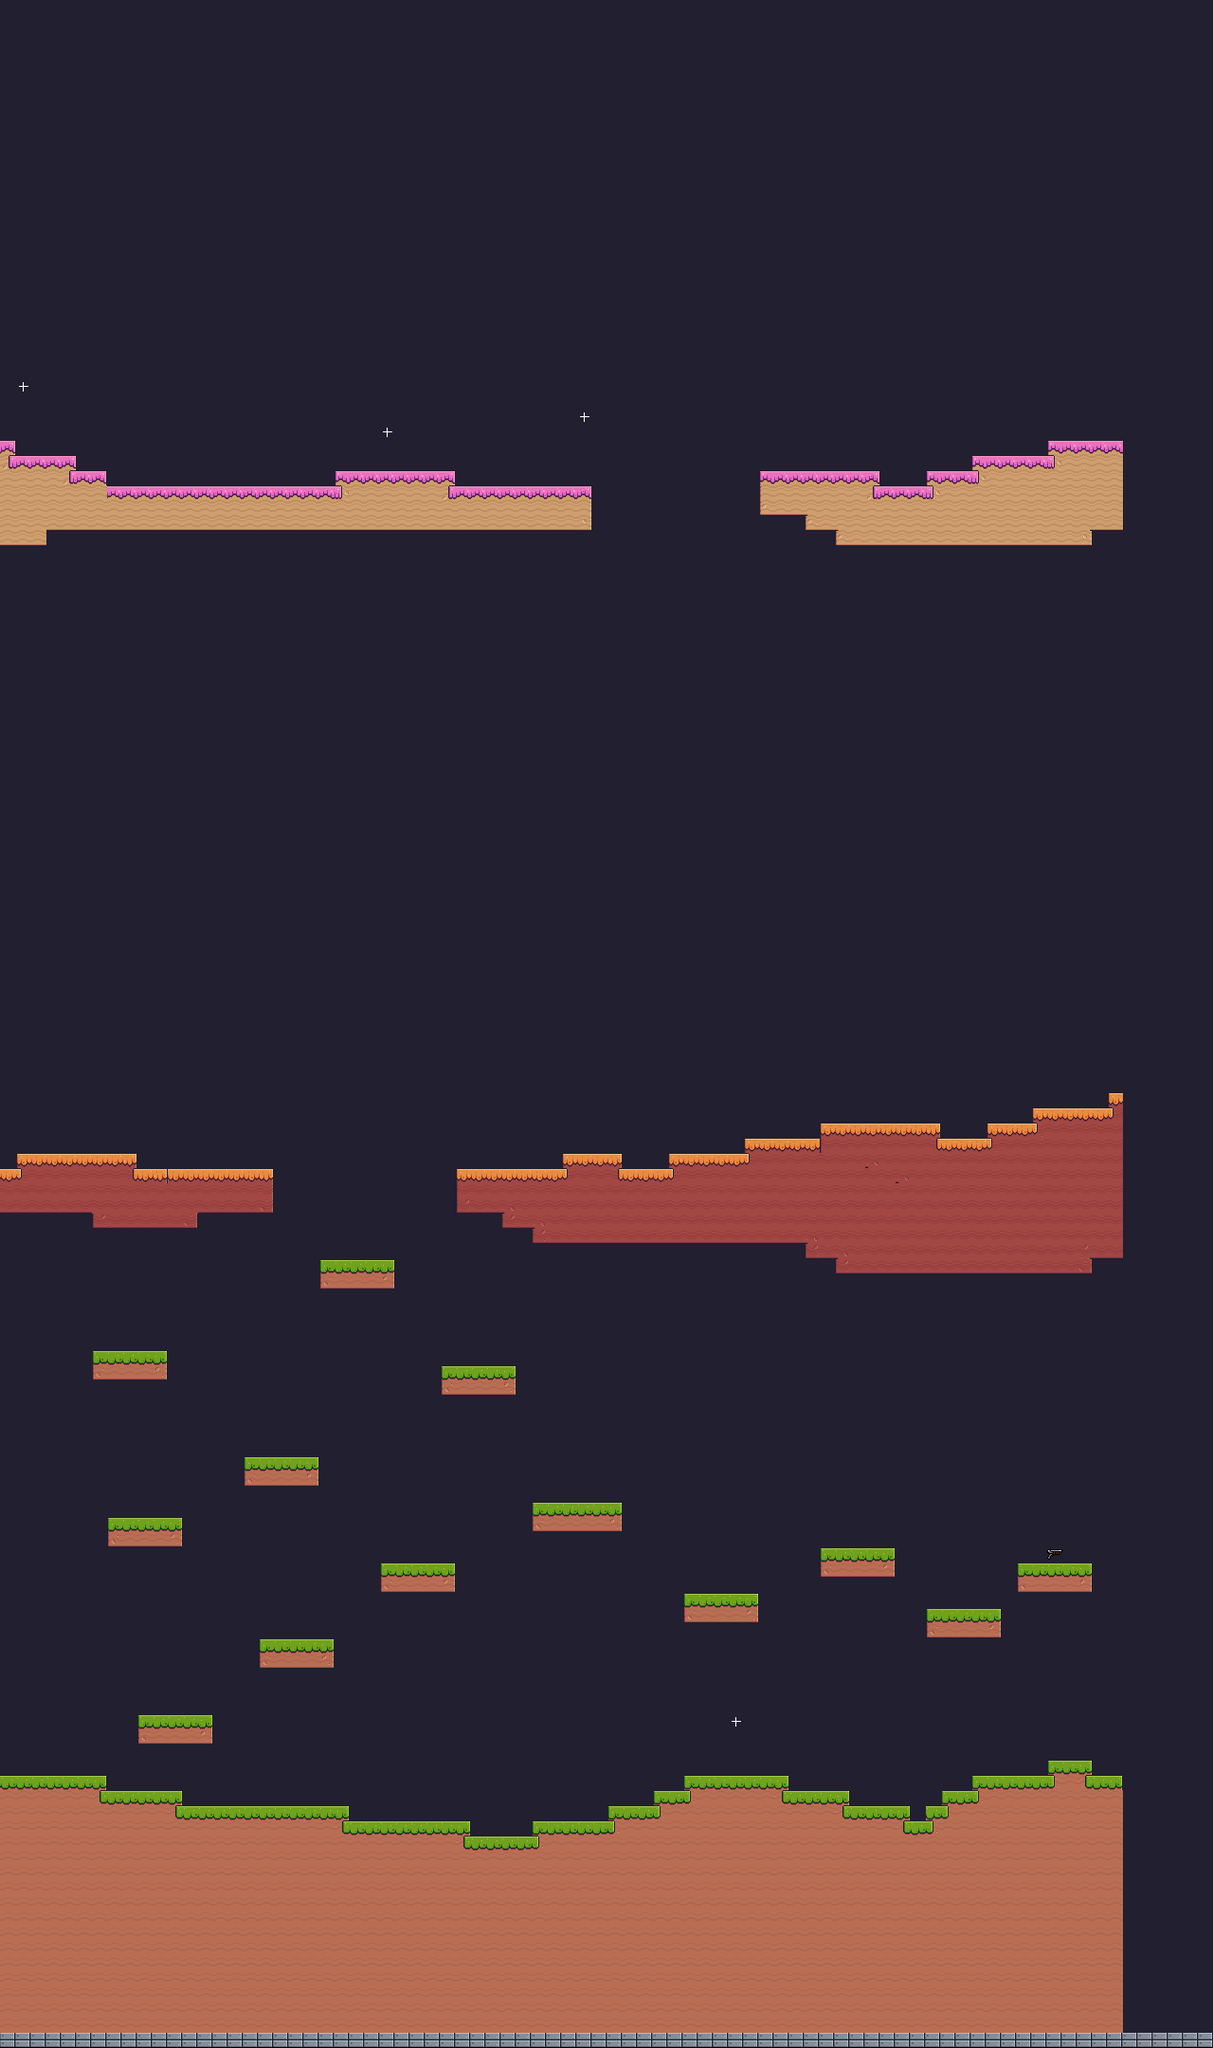

A 2D game scene composited from a Tiled map and its tileset images. What follows is a short description and the map's XML, with each tile layer's data collapsed to a summary:
An orthogonal 80x135 tile map with 16x16 px tiles, 2 tile layers (Background, Platforms).

<map version="1.9" tiledversion="1.9.2" orientation="orthogonal" renderorder="right-down" width="80" height="135" tilewidth="16" tileheight="16" infinite="0" nextlayerid="3" nextobjectid="1">
 <editorsettings>
  <export target="map.csv" format="csv" />
 </editorsettings>
 <tileset firstgid="1" source="terrain.tsx" />
 <layer id="1" name="Background" width="80" height="135">
  <data>[10800 cells, 10800 non-empty, 2 distinct tile ids]</data>
 </layer>
 <layer id="2" name="Platforms" width="80" height="135" offsetx="-95" offsety="-16">
  <data>[10800 cells, 2121 non-empty, 38 distinct tile ids]</data>
 </layer>
</map>